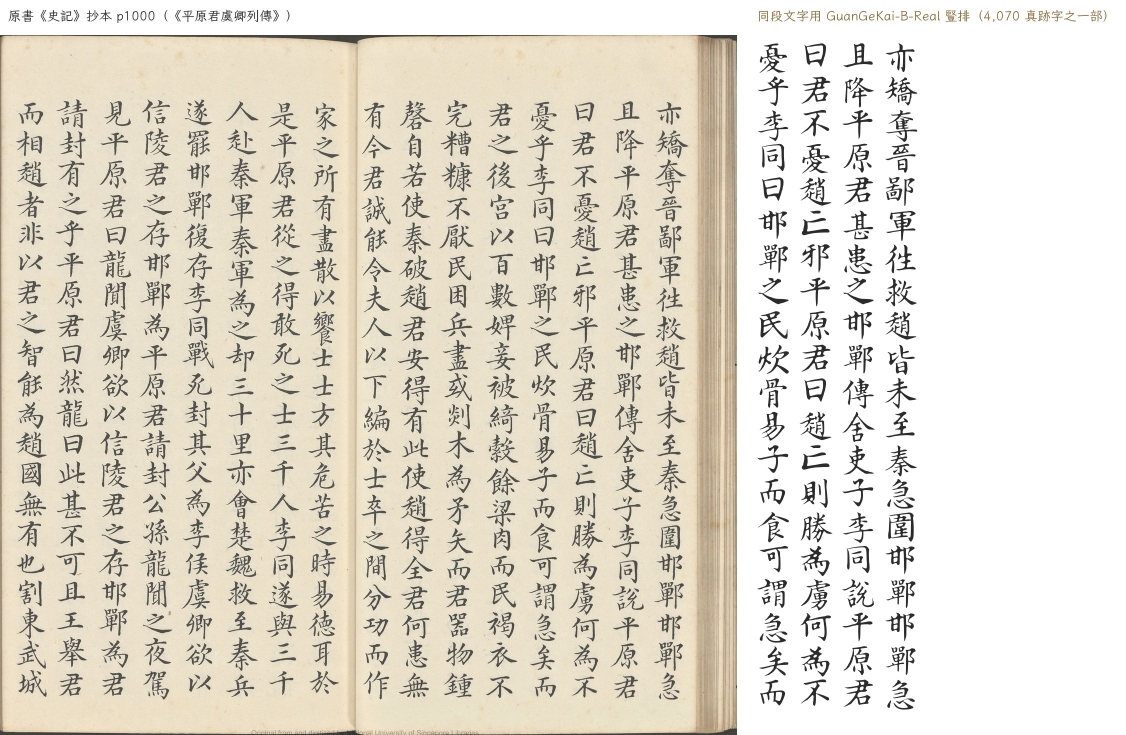
#> input picture release-b/book-vs-font-b.jpg, 2251 x 1470 px (shown at 1/2 size)
$ python -i 05_select.py   (imports and definitions only)   (older library calls are emulated)
#> lines starting #> are read from the running program, lines starting #| are printed output that depends on the picture; after the words box and inside, x2 and y2 are one past the last pixel; in counts of white or black regions, pixels touching at a corner belong together
"""Choose the best instance for every character (robust per-label medoid)."""
from __future__ import annotations

import json
from collections import defaultdict
from pathlib import Path

import cv2
import numpy as np
from PIL import Image

ROOT = Path(__file__).resolve().parents[1]
WORK = ROOT / "work"
CELLS = WORK / "cells"
S = 48


def norm_glyph(path: Path):
#> called with path = '../release-b/book-vs-font-b.jpg'
    img = np.array(Image.open(path).convert("L"))
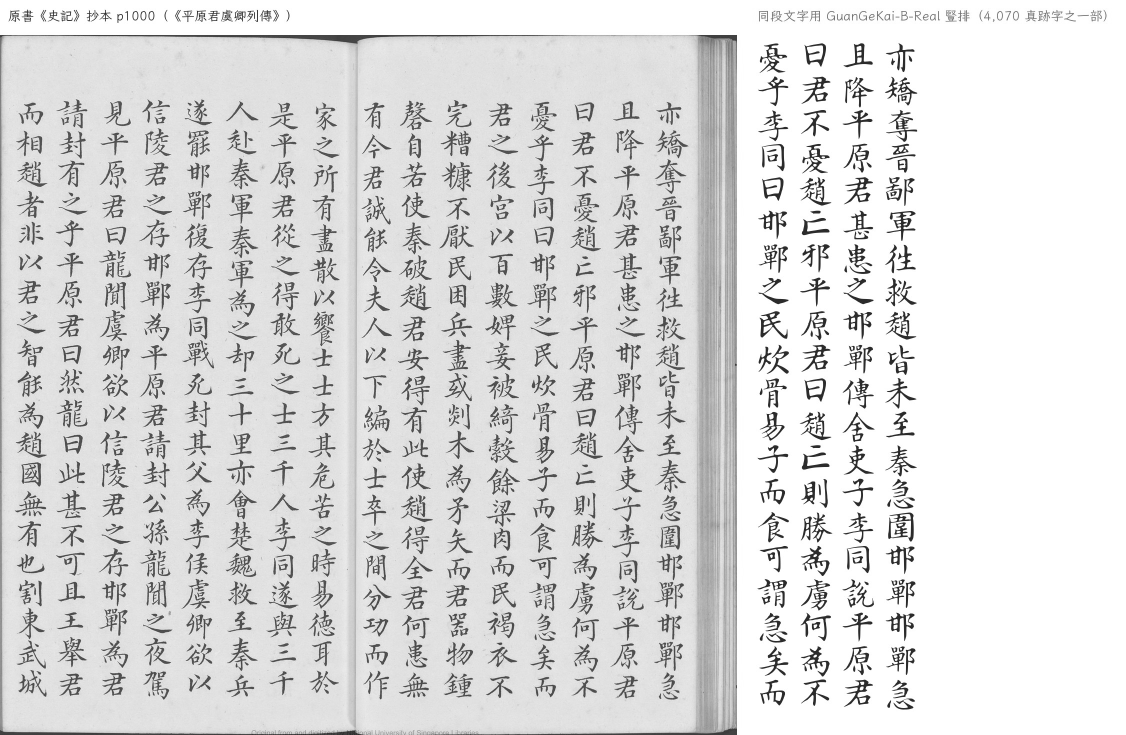
#> img: shape (1470, 2251) (shown at 1/2 size); min 27, max 255, mean 220.3
    # one decode per glyph: the sharpness term used to re-open the same PNG
    sharp = float(cv2.Laplacian(img.astype(np.float32), cv2.CV_32F).var())
#> sharp = 2149.9
    # binarize (glyph is dark on paper)
    thr = max(80, int(np.percentile(img, 50)) - 40)
#> thr = 186
    m = img < thr
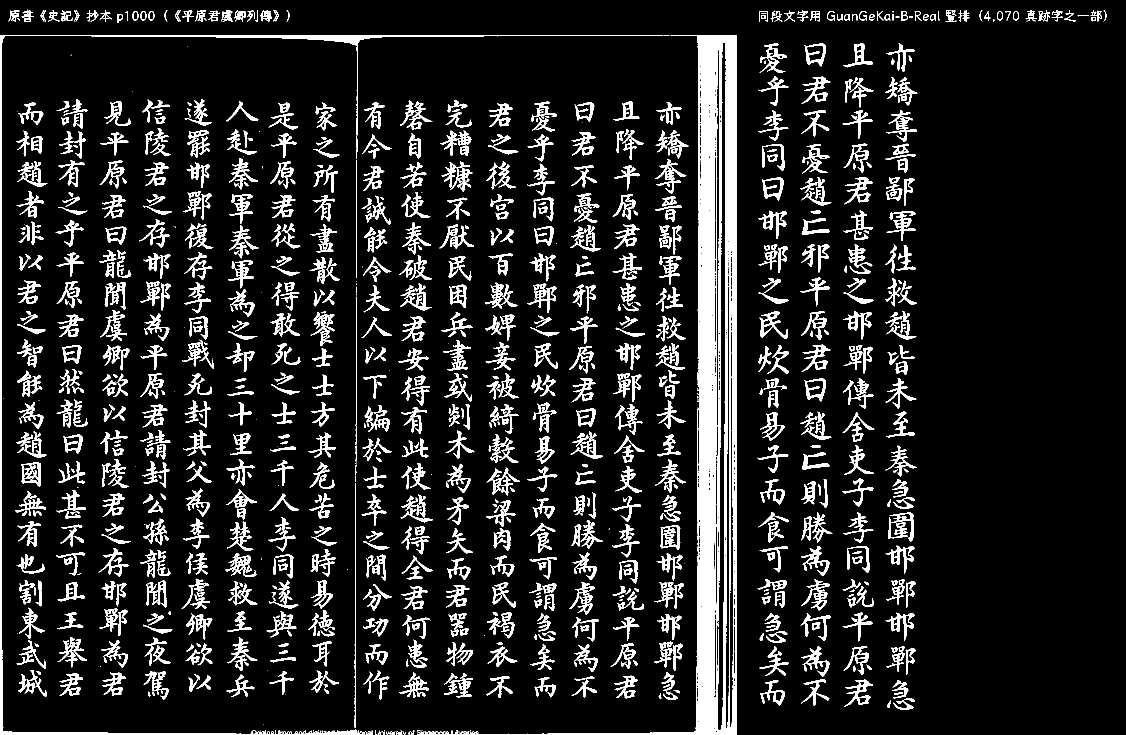
#> m: shape (1470, 2251) bool (shown at 1/2 size); 12% white; 1104 white regions (143 under 20 px), largest, box (x1, y1, x2, y2) and area: (846, 70, 1474, 1470) 72157, (0, 70, 1327, 1470) 13772, (1776, 1025, 1828, 1083) 1257
    if m.sum() < 30:
        return None, None, None
    ys, xs = np.nonzero(m)
    x0, x1, y0, y1 = xs.min(), xs.max() + 1, ys.min(), ys.max() + 1
#> x0 = 0; x1 = 2213; y0 = 19; y1 = 1470
    h, w = y1 - y0, x1 - x0
#> h = 1451; w = 2213
    if h < 10 or w < 10:
        return None, None, None
    side = max(h, w) * 1.08
#> side = 2390
    cx, cy = (x0 + x1) / 2, (y0 + y1) / 2
#> cx = 1106.5; cy = 744.5
    xa, ya = int(cx - side / 2), int(cy - side / 2)
#> xa = -88; ya = -450
    xb, yb = int(cx + side / 2), int(cy + side / 2)
#> xb = 2301; yb = 1939
    pad = max(0, -xa) + max(0, -ya) + max(0, xb - img.shape[1]) + max(0, yb - img.shape[0])
#> pad = 1057
    if pad:
        img = cv2.copyMakeBorder(img, max(0, -ya), max(0, yb - img.shape[0]),
                                 max(0, -xa), max(0, xb - img.shape[1]),
                                 cv2.BORDER_CONSTANT, value=245)
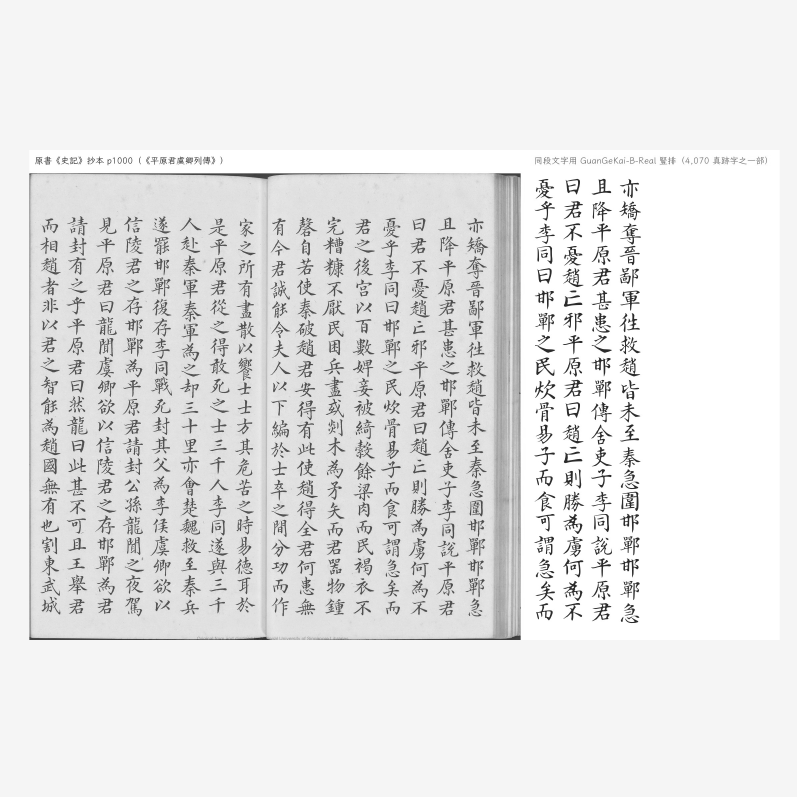
#> img: shape (2389, 2389) (shown at 1/3 size); min 27, max 255, mean 230.7
        xa, ya, xb, yb = max(0, xa), max(0, ya), min(img.shape[1], xb), min(img.shape[0], yb)
#> xa = 0; ya = 0
    crop = img[ya:yb, xa:xb]
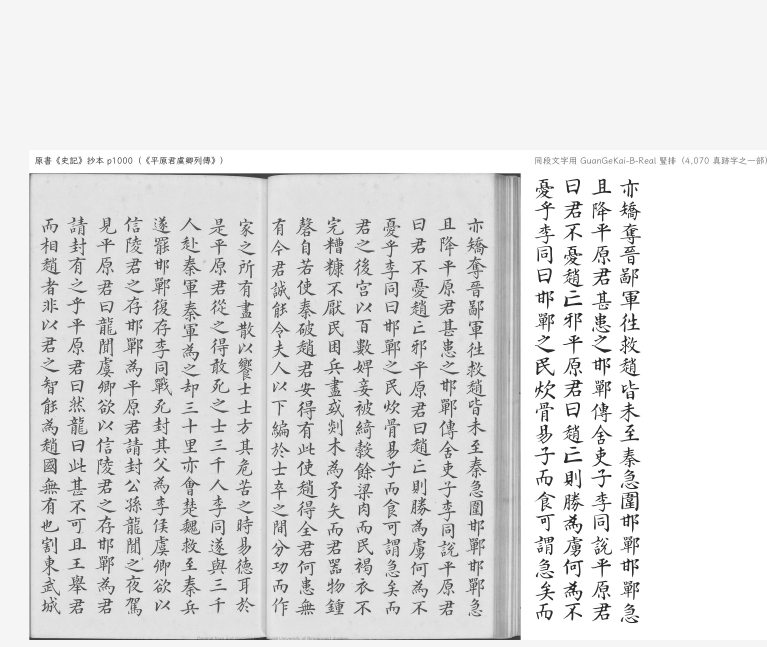
#> crop: shape (1939, 2301) (shown at 1/3 size); min 27, max 255, mean 226.5
    if crop.size == 0:
        return None, None, None
    small = cv2.resize(crop, (S, S), interpolation=cv2.INTER_AREA).astype(np.float32) / 255.0
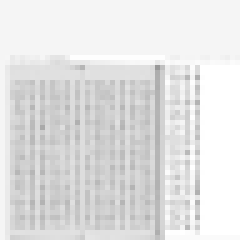
#> small: shape (48, 48) float32 (shown 5 times larger); min 0.6, max 1, mean 0.888
    return small, dict(w=int(w), h=int(h), fill=float(m.mean())), sharp


def sharpness(path: Path) -> float:
    img = np.array(Image.open(path).convert("L"), dtype=np.float32)
    return float(cv2.Laplacian(img, cv2.CV_32F).var())


def _vec_task(arg):
    path, f = arg
    return f, norm_glyph(Path(path))


# [149 lines left out: function main, not called in this run]


# [2 lines not run here, left out]

>>> result = norm_glyph('../release-b/book-vs-font-b.jpg')
